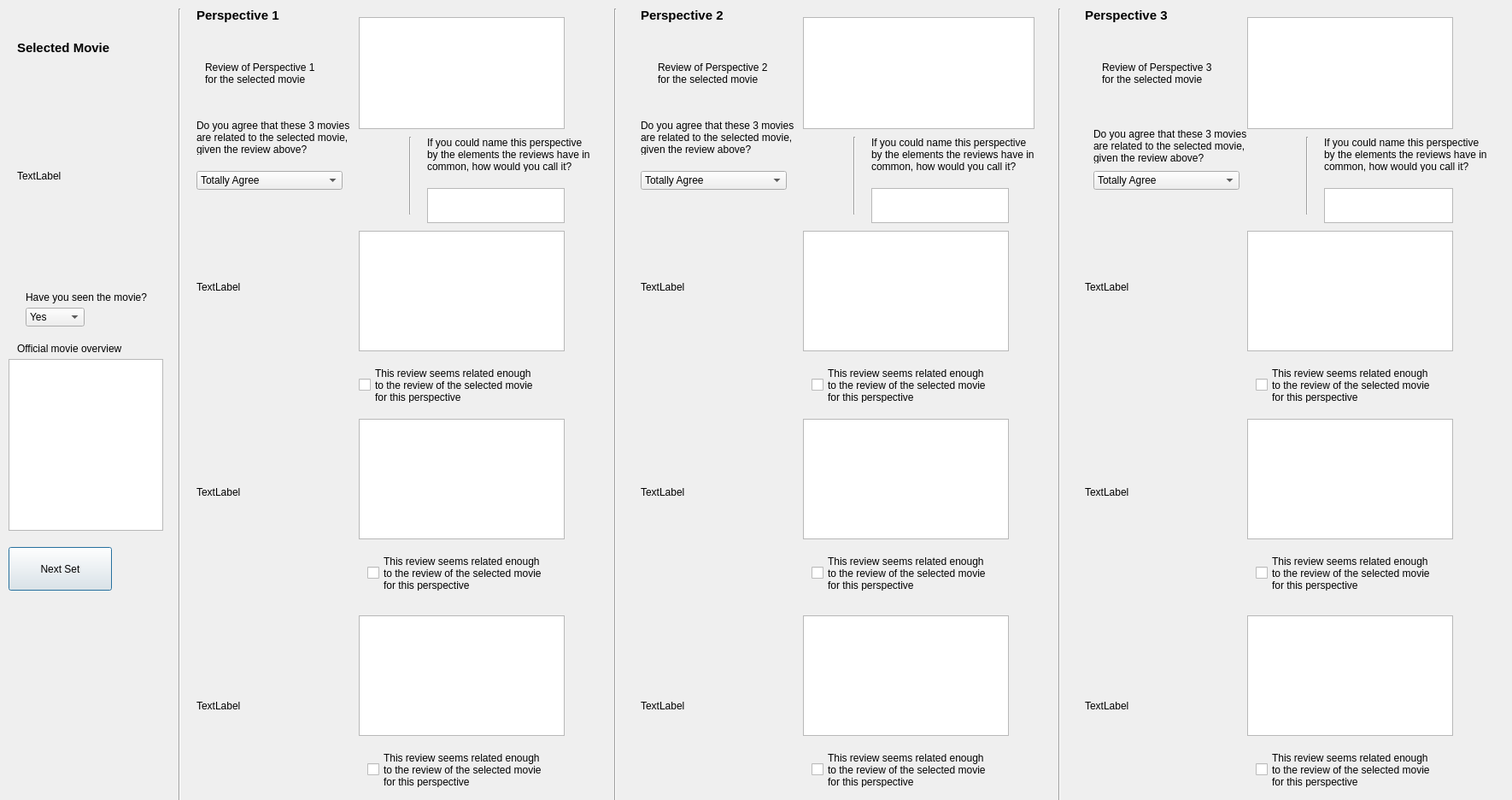
<?xml version="1.0" encoding="UTF-8"?>
<ui version="4.0">
 <class>Dialog</class>
 <widget class="QDialog" name="Dialog">
  <property name="geometry">
   <rect>
    <x>0</x>
    <y>0</y>
    <width>1770</width>
    <height>936</height>
   </rect>
  </property>
  <property name="windowTitle">
   <string>Dialog</string>
  </property>
  <widget class="QComboBox" name="seenMovie">
   <property name="geometry">
    <rect>
     <x>30</x>
     <y>360</y>
     <width>69</width>
     <height>22</height>
    </rect>
   </property>
   <item>
    <property name="text">
     <string>Yes</string>
    </property>
   </item>
   <item>
    <property name="text">
     <string>No</string>
    </property>
   </item>
  </widget>
  <widget class="QLabel" name="movieLabel">
   <property name="geometry">
    <rect>
     <x>20</x>
     <y>40</y>
     <width>151</width>
     <height>31</height>
    </rect>
   </property>
   <property name="font">
    <font>
     <pointsize>11</pointsize>
     <weight>75</weight>
     <bold>true</bold>
    </font>
   </property>
   <property name="text">
    <string>Selected Movie</string>
   </property>
  </widget>
  <widget class="QPushButton" name="nextBttn">
   <property name="geometry">
    <rect>
     <x>10</x>
     <y>640</y>
     <width>121</width>
     <height>51</height>
    </rect>
   </property>
   <property name="text">
    <string>Next Set</string>
   </property>
  </widget>
  <widget class="QLabel" name="seenLabel">
   <property name="geometry">
    <rect>
     <x>30</x>
     <y>340</y>
     <width>161</width>
     <height>16</height>
    </rect>
   </property>
   <property name="text">
    <string>Have you seen the movie?</string>
   </property>
  </widget>
  <widget class="QLabel" name="label">
   <property name="geometry">
    <rect>
     <x>230</x>
     <y>230</y>
     <width>171</width>
     <height>211</height>
    </rect>
   </property>
   <property name="text">
    <string>TextLabel</string>
   </property>
  </widget>
  <widget class="QLabel" name="label_4">
   <property name="geometry">
    <rect>
     <x>750</x>
     <y>230</y>
     <width>171</width>
     <height>211</height>
    </rect>
   </property>
   <property name="text">
    <string>TextLabel</string>
   </property>
  </widget>
  <widget class="QLabel" name="label_7">
   <property name="geometry">
    <rect>
     <x>1270</x>
     <y>230</y>
     <width>171</width>
     <height>211</height>
    </rect>
   </property>
   <property name="text">
    <string>TextLabel</string>
   </property>
  </widget>
  <widget class="QLabel" name="label_5">
   <property name="geometry">
    <rect>
     <x>750</x>
     <y>470</y>
     <width>171</width>
     <height>211</height>
    </rect>
   </property>
   <property name="text">
    <string>TextLabel</string>
   </property>
  </widget>
  <widget class="QLabel" name="label_8">
   <property name="geometry">
    <rect>
     <x>1270</x>
     <y>470</y>
     <width>171</width>
     <height>211</height>
    </rect>
   </property>
   <property name="text">
    <string>TextLabel</string>
   </property>
  </widget>
  <widget class="QLabel" name="label_2">
   <property name="geometry">
    <rect>
     <x>230</x>
     <y>470</y>
     <width>171</width>
     <height>211</height>
    </rect>
   </property>
   <property name="text">
    <string>TextLabel</string>
   </property>
  </widget>
  <widget class="QLabel" name="label_selected">
   <property name="geometry">
    <rect>
     <x>20</x>
     <y>100</y>
     <width>171</width>
     <height>211</height>
    </rect>
   </property>
   <property name="text">
    <string>TextLabel</string>
   </property>
  </widget>
  <widget class="QLabel" name="label_6">
   <property name="geometry">
    <rect>
     <x>750</x>
     <y>720</y>
     <width>171</width>
     <height>211</height>
    </rect>
   </property>
   <property name="text">
    <string>TextLabel</string>
   </property>
  </widget>
  <widget class="QLabel" name="label_3">
   <property name="geometry">
    <rect>
     <x>230</x>
     <y>720</y>
     <width>171</width>
     <height>211</height>
    </rect>
   </property>
   <property name="text">
    <string>TextLabel</string>
   </property>
  </widget>
  <widget class="QLabel" name="label_9">
   <property name="geometry">
    <rect>
     <x>1270</x>
     <y>720</y>
     <width>171</width>
     <height>211</height>
    </rect>
   </property>
   <property name="text">
    <string>TextLabel</string>
   </property>
  </widget>
  <widget class="QTextEdit" name="textEdit_2">
   <property name="geometry">
    <rect>
     <x>940</x>
     <y>20</y>
     <width>271</width>
     <height>131</height>
    </rect>
   </property>
   <property name="readOnly">
    <bool>true</bool>
   </property>
  </widget>
  <widget class="QTextEdit" name="textEdit_3">
   <property name="geometry">
    <rect>
     <x>1460</x>
     <y>20</y>
     <width>241</width>
     <height>131</height>
    </rect>
   </property>
   <property name="readOnly">
    <bool>true</bool>
   </property>
  </widget>
  <widget class="QTextEdit" name="textEdit_1">
   <property name="geometry">
    <rect>
     <x>420</x>
     <y>20</y>
     <width>241</width>
     <height>131</height>
    </rect>
   </property>
   <property name="readOnly">
    <bool>true</bool>
   </property>
  </widget>
  <widget class="QTextEdit" name="overview">
   <property name="geometry">
    <rect>
     <x>10</x>
     <y>420</y>
     <width>181</width>
     <height>201</height>
    </rect>
   </property>
   <property name="readOnly">
    <bool>true</bool>
   </property>
  </widget>
  <widget class="QComboBox" name="comboBox">
   <property name="geometry">
    <rect>
     <x>230</x>
     <y>200</y>
     <width>171</width>
     <height>22</height>
    </rect>
   </property>
   <item>
    <property name="text">
     <string>Totally Agree</string>
    </property>
   </item>
   <item>
    <property name="text">
     <string>Somewhat Agree</string>
    </property>
   </item>
   <item>
    <property name="text">
     <string>Don't Agree</string>
    </property>
   </item>
  </widget>
  <widget class="QComboBox" name="comboBox_2">
   <property name="geometry">
    <rect>
     <x>750</x>
     <y>200</y>
     <width>171</width>
     <height>22</height>
    </rect>
   </property>
   <item>
    <property name="text">
     <string>Totally Agree</string>
    </property>
   </item>
   <item>
    <property name="text">
     <string>Somewhat Agree</string>
    </property>
   </item>
   <item>
    <property name="text">
     <string>Don't Agree</string>
    </property>
   </item>
  </widget>
  <widget class="QComboBox" name="comboBox_3">
   <property name="geometry">
    <rect>
     <x>1280</x>
     <y>200</y>
     <width>171</width>
     <height>22</height>
    </rect>
   </property>
   <item>
    <property name="text">
     <string>Totally Agree</string>
    </property>
   </item>
   <item>
    <property name="text">
     <string>Somewhat Agree</string>
    </property>
   </item>
   <item>
    <property name="text">
     <string>Don't Agree</string>
    </property>
   </item>
  </widget>
  <widget class="QTextEdit" name="textEdit_A">
   <property name="geometry">
    <rect>
     <x>420</x>
     <y>270</y>
     <width>241</width>
     <height>141</height>
    </rect>
   </property>
   <property name="readOnly">
    <bool>true</bool>
   </property>
  </widget>
  <widget class="QTextEdit" name="textEdit_A2">
   <property name="geometry">
    <rect>
     <x>420</x>
     <y>490</y>
     <width>241</width>
     <height>141</height>
    </rect>
   </property>
   <property name="readOnly">
    <bool>true</bool>
   </property>
  </widget>
  <widget class="QTextEdit" name="textEdit_A3">
   <property name="geometry">
    <rect>
     <x>420</x>
     <y>720</y>
     <width>241</width>
     <height>141</height>
    </rect>
   </property>
   <property name="readOnly">
    <bool>true</bool>
   </property>
  </widget>
  <widget class="QTextEdit" name="textEdit_A6">
   <property name="geometry">
    <rect>
     <x>940</x>
     <y>720</y>
     <width>241</width>
     <height>141</height>
    </rect>
   </property>
   <property name="readOnly">
    <bool>true</bool>
   </property>
  </widget>
  <widget class="QTextEdit" name="textEdit_A5">
   <property name="geometry">
    <rect>
     <x>940</x>
     <y>490</y>
     <width>241</width>
     <height>141</height>
    </rect>
   </property>
   <property name="readOnly">
    <bool>true</bool>
   </property>
  </widget>
  <widget class="QTextEdit" name="textEdit_A4">
   <property name="geometry">
    <rect>
     <x>940</x>
     <y>270</y>
     <width>241</width>
     <height>141</height>
    </rect>
   </property>
   <property name="readOnly">
    <bool>true</bool>
   </property>
  </widget>
  <widget class="QTextEdit" name="textEdit_A7">
   <property name="geometry">
    <rect>
     <x>1460</x>
     <y>270</y>
     <width>241</width>
     <height>141</height>
    </rect>
   </property>
   <property name="readOnly">
    <bool>true</bool>
   </property>
  </widget>
  <widget class="QTextEdit" name="textEdit_A9">
   <property name="geometry">
    <rect>
     <x>1460</x>
     <y>720</y>
     <width>241</width>
     <height>141</height>
    </rect>
   </property>
   <property name="readOnly">
    <bool>true</bool>
   </property>
  </widget>
  <widget class="QTextEdit" name="textEdit_A8">
   <property name="geometry">
    <rect>
     <x>1460</x>
     <y>490</y>
     <width>241</width>
     <height>141</height>
    </rect>
   </property>
   <property name="readOnly">
    <bool>true</bool>
   </property>
  </widget>
  <widget class="QLabel" name="seenLabel_2">
   <property name="geometry">
    <rect>
     <x>20</x>
     <y>400</y>
     <width>151</width>
     <height>16</height>
    </rect>
   </property>
   <property name="text">
    <string>Official movie overview</string>
   </property>
  </widget>
  <widget class="QLabel" name="seenLabel_3">
   <property name="geometry">
    <rect>
     <x>230</x>
     <y>10</y>
     <width>131</width>
     <height>16</height>
    </rect>
   </property>
   <property name="font">
    <font>
     <pointsize>11</pointsize>
     <weight>75</weight>
     <bold>true</bold>
    </font>
   </property>
   <property name="text">
    <string>Perspective 1</string>
   </property>
  </widget>
  <widget class="QLabel" name="seenLabel_4">
   <property name="geometry">
    <rect>
     <x>750</x>
     <y>10</y>
     <width>131</width>
     <height>16</height>
    </rect>
   </property>
   <property name="font">
    <font>
     <pointsize>11</pointsize>
     <weight>75</weight>
     <bold>true</bold>
    </font>
   </property>
   <property name="text">
    <string>Perspective 2</string>
   </property>
  </widget>
  <widget class="QLabel" name="seenLabel_5">
   <property name="geometry">
    <rect>
     <x>1270</x>
     <y>10</y>
     <width>131</width>
     <height>16</height>
    </rect>
   </property>
   <property name="font">
    <font>
     <pointsize>11</pointsize>
     <weight>75</weight>
     <bold>true</bold>
    </font>
   </property>
   <property name="text">
    <string>Perspective 3</string>
   </property>
  </widget>
  <widget class="QTextEdit" name="textEdit_P1">
   <property name="geometry">
    <rect>
     <x>500</x>
     <y>220</y>
     <width>161</width>
     <height>41</height>
    </rect>
   </property>
   <property name="html">
    <string>&lt;!DOCTYPE HTML PUBLIC &quot;-//W3C//DTD HTML 4.0//EN&quot; &quot;http://www.w3.org/TR/REC-html40/strict.dtd&quot;&gt;
&lt;html&gt;&lt;head&gt;&lt;meta name=&quot;qrichtext&quot; content=&quot;1&quot; /&gt;&lt;style type=&quot;text/css&quot;&gt;
p, li { white-space: pre-wrap; }
&lt;/style&gt;&lt;/head&gt;&lt;body style=&quot; font-family:'MS Shell Dlg 2'; font-size:8.25pt; font-weight:400; font-style:normal;&quot;&gt;
&lt;p style=&quot;-qt-paragraph-type:empty; margin-top:0px; margin-bottom:0px; margin-left:0px; margin-right:0px; -qt-block-indent:0; text-indent:0px;&quot;&gt;&lt;br /&gt;&lt;/p&gt;&lt;/body&gt;&lt;/html&gt;</string>
   </property>
  </widget>
  <widget class="QLabel" name="label_10">
   <property name="geometry">
    <rect>
     <x>500</x>
     <y>160</y>
     <width>211</width>
     <height>41</height>
    </rect>
   </property>
   <property name="layoutDirection">
    <enum>Qt::LeftToRight</enum>
   </property>
   <property name="text">
    <string>If you could name this perspective
by the elements the reviews have in
common, how would you call it?</string>
   </property>
  </widget>
  <widget class="QCheckBox" name="checkBox_1">
   <property name="geometry">
    <rect>
     <x>420</x>
     <y>430</y>
     <width>291</width>
     <height>41</height>
    </rect>
   </property>
   <property name="text">
    <string>This review seems related enough
to the review of the selected movie
for this perspective</string>
   </property>
  </widget>
  <widget class="QLabel" name="seenLabel_6">
   <property name="geometry">
    <rect>
     <x>240</x>
     <y>60</y>
     <width>171</width>
     <height>51</height>
    </rect>
   </property>
   <property name="font">
    <font>
     <pointsize>9</pointsize>
    </font>
   </property>
   <property name="text">
    <string>Review of Perspective 1
for the selected movie</string>
   </property>
  </widget>
  <widget class="QCheckBox" name="checkBox_2">
   <property name="geometry">
    <rect>
     <x>430</x>
     <y>650</y>
     <width>281</width>
     <height>41</height>
    </rect>
   </property>
   <property name="text">
    <string>This review seems related enough
to the review of the selected movie
for this perspective</string>
   </property>
  </widget>
  <widget class="QCheckBox" name="checkBox_3">
   <property name="geometry">
    <rect>
     <x>430</x>
     <y>880</y>
     <width>281</width>
     <height>41</height>
    </rect>
   </property>
   <property name="text">
    <string>This review seems related enough
to the review of the selected movie
for this perspective</string>
   </property>
  </widget>
  <widget class="QCheckBox" name="checkBox_4">
   <property name="geometry">
    <rect>
     <x>950</x>
     <y>430</y>
     <width>281</width>
     <height>41</height>
    </rect>
   </property>
   <property name="text">
    <string>This review seems related enough
to the review of the selected movie
for this perspective</string>
   </property>
  </widget>
  <widget class="QCheckBox" name="checkBox_5">
   <property name="geometry">
    <rect>
     <x>950</x>
     <y>650</y>
     <width>281</width>
     <height>41</height>
    </rect>
   </property>
   <property name="text">
    <string>This review seems related enough
to the review of the selected movie
for this perspective</string>
   </property>
  </widget>
  <widget class="QCheckBox" name="checkBox_6">
   <property name="geometry">
    <rect>
     <x>950</x>
     <y>880</y>
     <width>281</width>
     <height>41</height>
    </rect>
   </property>
   <property name="text">
    <string>This review seems related enough
to the review of the selected movie
for this perspective</string>
   </property>
  </widget>
  <widget class="QCheckBox" name="checkBox_7">
   <property name="geometry">
    <rect>
     <x>1470</x>
     <y>430</y>
     <width>291</width>
     <height>41</height>
    </rect>
   </property>
   <property name="text">
    <string>This review seems related enough
to the review of the selected movie
for this perspective</string>
   </property>
  </widget>
  <widget class="QCheckBox" name="checkBox_8">
   <property name="geometry">
    <rect>
     <x>1470</x>
     <y>650</y>
     <width>291</width>
     <height>41</height>
    </rect>
   </property>
   <property name="text">
    <string>This review seems related enough
to the review of the selected movie
for this perspective</string>
   </property>
  </widget>
  <widget class="QCheckBox" name="checkBox_9">
   <property name="geometry">
    <rect>
     <x>1470</x>
     <y>880</y>
     <width>291</width>
     <height>41</height>
    </rect>
   </property>
   <property name="text">
    <string>This review seems related enough
to the review of the selected movie
for this perspective</string>
   </property>
  </widget>
  <widget class="QLabel" name="seenLabel_7">
   <property name="geometry">
    <rect>
     <x>770</x>
     <y>60</y>
     <width>161</width>
     <height>51</height>
    </rect>
   </property>
   <property name="font">
    <font>
     <pointsize>9</pointsize>
    </font>
   </property>
   <property name="text">
    <string>Review of Perspective 2
for the selected movie</string>
   </property>
  </widget>
  <widget class="QLabel" name="seenLabel_8">
   <property name="geometry">
    <rect>
     <x>1290</x>
     <y>60</y>
     <width>161</width>
     <height>51</height>
    </rect>
   </property>
   <property name="font">
    <font>
     <pointsize>9</pointsize>
    </font>
   </property>
   <property name="text">
    <string>Review of Perspective 3
for the selected movie</string>
   </property>
  </widget>
  <widget class="QTextEdit" name="textEdit_P2">
   <property name="geometry">
    <rect>
     <x>1020</x>
     <y>220</y>
     <width>161</width>
     <height>41</height>
    </rect>
   </property>
  </widget>
  <widget class="QTextEdit" name="textEdit_P3">
   <property name="geometry">
    <rect>
     <x>1550</x>
     <y>220</y>
     <width>151</width>
     <height>41</height>
    </rect>
   </property>
  </widget>
  <widget class="QLabel" name="label_13">
   <property name="geometry">
    <rect>
     <x>230</x>
     <y>140</y>
     <width>251</width>
     <height>41</height>
    </rect>
   </property>
   <property name="layoutDirection">
    <enum>Qt::LeftToRight</enum>
   </property>
   <property name="text">
    <string>Do you agree that these 3 movies
are related to the selected movie,
given the review above?</string>
   </property>
  </widget>
  <widget class="QLabel" name="label_11">
   <property name="geometry">
    <rect>
     <x>1020</x>
     <y>160</y>
     <width>211</width>
     <height>41</height>
    </rect>
   </property>
   <property name="layoutDirection">
    <enum>Qt::LeftToRight</enum>
   </property>
   <property name="text">
    <string>If you could name this perspective
by the elements the reviews have in
common, how would you call it?</string>
   </property>
  </widget>
  <widget class="QLabel" name="label_12">
   <property name="geometry">
    <rect>
     <x>1550</x>
     <y>160</y>
     <width>211</width>
     <height>41</height>
    </rect>
   </property>
   <property name="layoutDirection">
    <enum>Qt::LeftToRight</enum>
   </property>
   <property name="text">
    <string>If you could name this perspective
by the elements the reviews have in
common, how would you call it?</string>
   </property>
  </widget>
  <widget class="Line" name="line">
   <property name="geometry">
    <rect>
     <x>200</x>
     <y>10</y>
     <width>20</width>
     <height>931</height>
    </rect>
   </property>
   <property name="orientation">
    <enum>Qt::Vertical</enum>
   </property>
  </widget>
  <widget class="Line" name="line_2">
   <property name="geometry">
    <rect>
     <x>710</x>
     <y>10</y>
     <width>20</width>
     <height>931</height>
    </rect>
   </property>
   <property name="orientation">
    <enum>Qt::Vertical</enum>
   </property>
  </widget>
  <widget class="Line" name="line_3">
   <property name="geometry">
    <rect>
     <x>1230</x>
     <y>10</y>
     <width>20</width>
     <height>931</height>
    </rect>
   </property>
   <property name="orientation">
    <enum>Qt::Vertical</enum>
   </property>
  </widget>
  <widget class="Line" name="line_4">
   <property name="geometry">
    <rect>
     <x>470</x>
     <y>160</y>
     <width>20</width>
     <height>91</height>
    </rect>
   </property>
   <property name="orientation">
    <enum>Qt::Vertical</enum>
   </property>
  </widget>
  <widget class="Line" name="line_5">
   <property name="geometry">
    <rect>
     <x>990</x>
     <y>160</y>
     <width>20</width>
     <height>91</height>
    </rect>
   </property>
   <property name="orientation">
    <enum>Qt::Vertical</enum>
   </property>
  </widget>
  <widget class="Line" name="line_6">
   <property name="geometry">
    <rect>
     <x>1520</x>
     <y>160</y>
     <width>20</width>
     <height>91</height>
    </rect>
   </property>
   <property name="orientation">
    <enum>Qt::Vertical</enum>
   </property>
  </widget>
  <widget class="QLabel" name="label_14">
   <property name="geometry">
    <rect>
     <x>750</x>
     <y>140</y>
     <width>251</width>
     <height>41</height>
    </rect>
   </property>
   <property name="layoutDirection">
    <enum>Qt::LeftToRight</enum>
   </property>
   <property name="text">
    <string>Do you agree that these 3 movies
are related to the selected movie,
given the review above?</string>
   </property>
  </widget>
  <widget class="QLabel" name="label_15">
   <property name="geometry">
    <rect>
     <x>1280</x>
     <y>150</y>
     <width>251</width>
     <height>41</height>
    </rect>
   </property>
   <property name="layoutDirection">
    <enum>Qt::LeftToRight</enum>
   </property>
   <property name="text">
    <string>Do you agree that these 3 movies
are related to the selected movie,
given the review above?</string>
   </property>
  </widget>
 </widget>
 <resources/>
 <connections/>
</ui>
